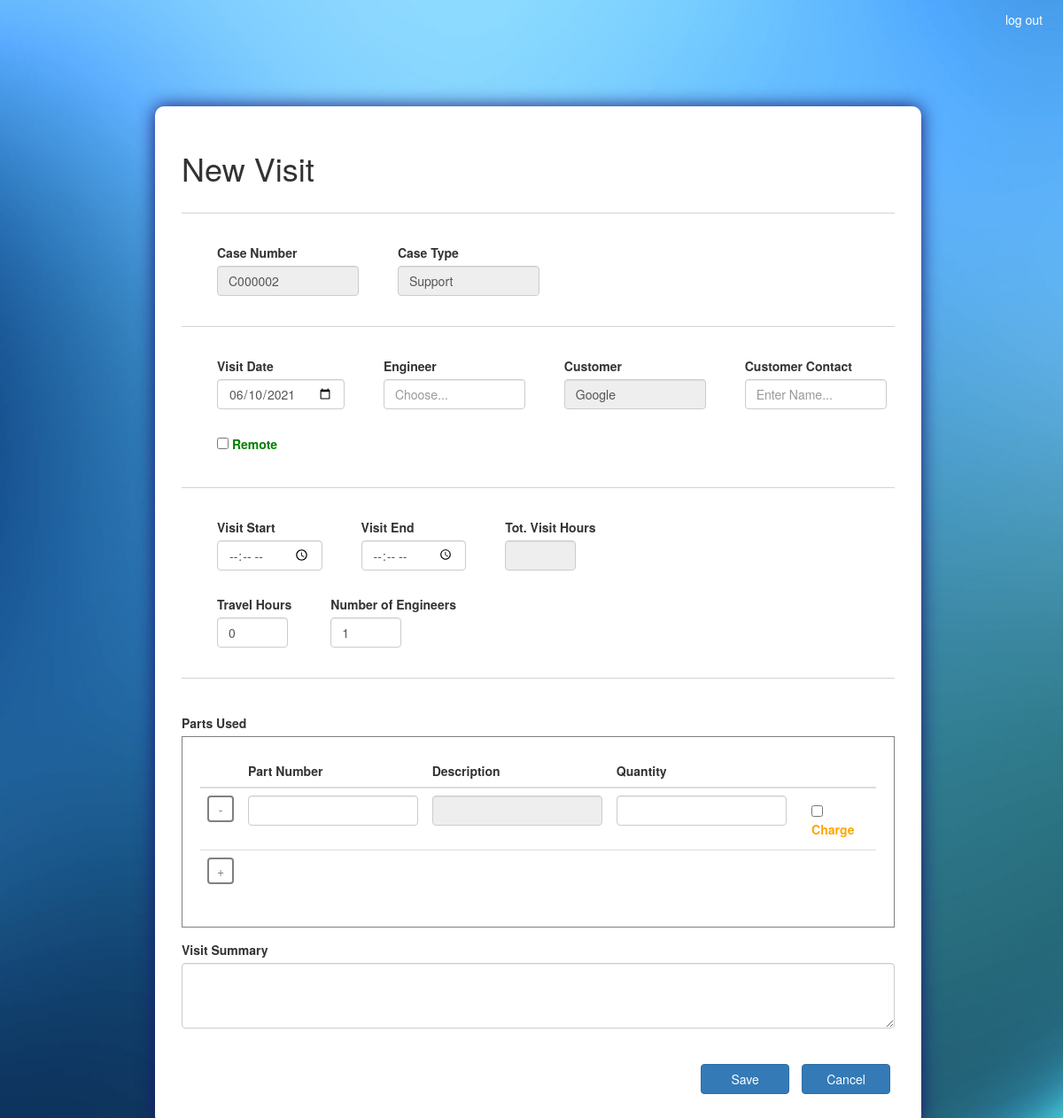
Page /new_visit/C000002/ (signed in) on the earlier database version.
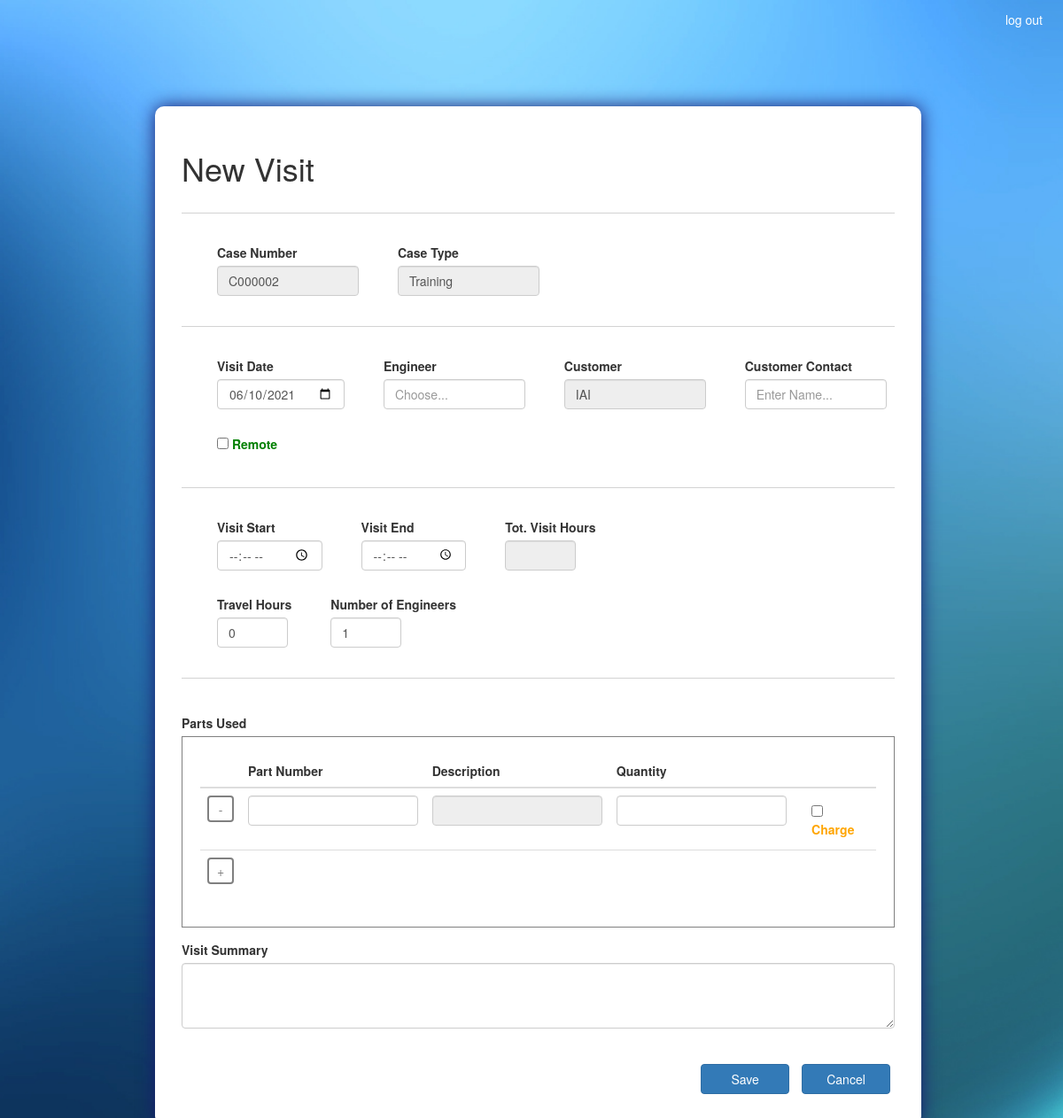
Same page on the later database version.
### ASISupport_app/models.py (models this page shows, shortened)
class Case(models.Model):
	TYPES = (
		('Support', 'Support'),
		('Training', 'Training'),
		('Maintenance', 'Maintenance'),
		('installation','Installation')
	)
	STATUSES = (
		('Open', 'Open'),
		('Resolved', 'Resolved'),
		('Closed', 'Closed'),
		('On Hold','On Hold'),
		('Cancelled','Cancelled')
	)
	case_num 				= models.CharField(max_length=100, primary_key=True)
	case_type 				= models.CharField(max_length=100, choices=TYPES)
	status 					= models.CharField(max_length=100, choices=STATUSES)
	create_date 			= models.DateTimeField(default=timezone.now)
	target_date 			= models.DateField()
	actual_date 			= models.DateField(blank=True, null=True)
	case_manager 			= models.ForeignKey(Employee, on_delete=models.CASCADE)
	machine_down 			= models.BooleanField(default=False)
	customer 				= models.ForeignKey(Customer, on_delete=models.CASCADE)
	customer_contact 		= models.CharField(max_length=100)
	case_description 		= models.TextField()
	cancellation_reason 	= models.TextField(blank=True, null=True)
	on_hold_reason 			= models.TextField(blank=True, null=True)

class Customer(models.Model):
	customer_name 			= models.CharField(max_length=100, primary_key=True)
	def __str__(self):
		return self.customer_name

### ASISupport_app/views.py (the view, shortened to what this page needs)
# urls.py: path('new_visit/<id>/', views.new_visit_view, name = 'new_visit'),
@login_required(login_url='/accounts/login/')
def new_visit_view(request, id):
	state = 'new'
	case = Case.objects.get(case_num=id)
	if request.method == 'POST' and 'cancel_btn' in request.POST:
		return redirect('ASISupport_app:view_case', id=id)
	parts = Parts.objects.all()
	parts_dict = {part.part_pn:part.part_description for part in parts}
	employees = Employee.objects.all()
	return render(request, 'ASISupport_app/visit.html', locals())

### ASISupport_app/models.py (called while the page is built)
	def __str__(self):
		return f'{self.first_name} {self.last_name} {self.employee_id}'

### templates/ASISupport_app/visit.html (shortened to what the changed rows need)
<!DOCTYPE html>
{% extends "ASISupport_app/base.html" %}
{% load static %}
{% block head_block %}
	<link rel="stylesheet" type="text/css" href="{% static 'css/visit.css' %}">
{% endblock %}
{% block body_block %}
	<section class="col-sm-1 col-sm-10 col-sm-1">
		{% if state == 'view' %}
			<form class="form-container" action="{% url 'ASISupport_app:view_visit' visit.visit_num %}" method="POST" autocomplete="off">
				{% csrf_token %}
				<div>
					<h1 class="inline_it">Visit {{ visit.visit_num }}</h1>
					<div class="action_btn">
						{% if permit_edit and not edit %}
							<button type="submit" name="edit_btn" class="btn btn-primary">Edit</button>
						{% endif %}
						<button type="submit" name="back_btn" class="btn btn-primary" formnovalidate>Back</button>
					</div>
				</div>
				{% if messages %}
				<ul class="messages">
				    {% for message in messages %}
					    {% if message.tags == 'success' %}
	                    	<div class="alert alert-success" role="alert">
						    	<li {% if message.tags %} class=" {{ message.tags }} " {% endif %}> {{ message }} </li>
							</div>
						{% elif message.tags == 'error' %}
	                    	<div class="alert alert-danger" role="alert">
						    	<li {% if message.tags %} class=" {{ message.tags }} " {% endif %}> {{ message }} </li>
							</div>
	                	{% elif message.tags == 'warning' %}
	                    	<div class="alert alert-warning" role="alert">
						    	<li {% if message.tags %} class=" {{ message.tags }} " {% endif %}> {{ message }} </li>
							</div>
						{% else %}
	                    	<div class="alert alert-info" role="alert">
						    	<li {% if message.tags %} class=" {{ message.tags }} " {% endif %}> {{ message }} </li>
							</div>
	                	{% endif %}
				    {% endfor %}
				</ul>
				{% endif %}
				<hr class="solid">
				<div>
					<div class="inline_it inline_spacing">
						<div>
							<label for="case_num">Case Number</label>
						</div>
							<input class="form-control text_bar" id="case_num" type="text" value="{{ visit.case_num }}" readonly>
					</div>
					<div class="inline_it inline_spacing">
						<div>
							<label for="case_type">Case Type</label>
						</div>
							<input class="form-control text_bar" id="case_type" type="text" value="{{ case.case_type }}" readonly>
					</div>
				</div>
				<hr class="solid">
				<div class="inline_it inline_spacing">
					<div>
						<label for="visit_date">Visit Date</label>
					</div>
					<input class="form-control datepicker" id="visit_date" type="date" value="{{ visit.visit_date|date:'Y-m-d' }}" {% if permit_visit_date %} name="visit_date" {% else %} readonly {% endif %} required>
				</div>
				<div class="inline_it inline_spacing">
					<div>
						<label for="Engineer">Engineer</label>
					</div>
					{% if not permit_engineer %}
						<input class="form-control text_bar" type="text" value="{{ visit.engineer }}" readonly>
					{% else %}
						<input class="form-control text_bar" type="text" name="engineer" list="engineer" value="{{ visit.engineer }}" onchange="listValueValidation(this)" required>
						<datalist id="engineer">
							{% for employee in employees %}
								<option value="{{ employee }}">{{ employee }}</option>
							{% endfor %}
						</datalist>
					{% endif %}
				</div>
				<div class="inline_it inline_spacing">
					<div>
						<label for="customer">Customer</label>
					</div>
						<input class="form-control text_bar" id="customer" type="text" value="{{ case.customer }}" readonly>
				</div>
				<div class="inline_it inline_spacing">
					<div>
						<label for="customer_contact">Customer Contact</label>
					</div>
						<input class="form-control text_bar" id="customer_contact" type="text" value="{{ visit.customer_contact }}" {% if permit_customer_contact %} name="customer_contact" {% else %} readonly {% endif %} required>
				</div>
				<div class="inline_it inline_spacing remote_cb">
					<input type="checkbox" id="remote" onclick="toggleTravelHours(this)" {% if visit.remote %} checked {% endif %} {% if permit_remote %} name="remote" {% else %} disabled {% endif %}>
					<label for="remote">Remote</label>
				</div>
				<hr class="solid">
				<div>
					<div class="inline_it inline_spacing">
						<div>
							<label for="visit_start">Visit Start</label>
						</div>
						<input class="form-control datepicker" id="visit_start" type="time" value="{{ visit.visit_start|time:'H:i' }}" {% if permit_visit_start %} name="visit_start" onchange="calculateTime()" {% else %} readonly {% endif %} required>
					</div>
					<div class="inline_it inline_spacing">
						<div>
							<label for="visit_end">Visit End</label>
						</div>
						<input class="form-control datepicker" id="visit_end" type="time" value="{{ visit.visit_end|time:'H:i' }}" {% if permit_visit_end %} name="visit_end" onchange="calculateTime()" {% else %} readonly {% endif %} required>
					</div>
					<div class="inline_it inline_spacing">
						<div>
							<label for="visit_hours">Tot Visit Hours</label>
						</div>
						<input class="form-control int_bar" id="visit_hours" type="text" value="{{ visit.tot_visit_hours|floatformat:2 }}" disabled>
					</div>
				</div>
				<div>
					<div class="inline_it inline_spacing">
						<div>
							<label for="travel_hours">Travel Hours</label>
						</div>
						<input class="form-control int_bar" id="travel_hours" type="text" {% if permit_travel_hours %} name="travel_hours" {% else %} readonly {% endif %} {% if visit.remote %} readonly value="0" {% else %} value="{{ visit.travel_hours|floatformat:2 }}" {% endif %} oninput="IntValidation(this)" required>
					</div>
					<div class="inline_it inline_spacing">
						<div>
							<label for="num_of_engineers">Number of Engineers</label>
						</div>
						<input class="form-control int_bar" id="num_of_engineers" type="text" value="{{ visit.num_of_engineers }}" oninput="PositiveIntValidation(this)" {% if permit_num_of_engineers %} name="num_of_engineers" {% else %} readonly {% endif %} required>
					</div>
				</div>
				<hr class="solid">
				<div class="spacing">
					<label>Parts Used</label>
					<div class="parts_lst">
						<table class="table table-hover" id="parts_used_tbl">
							<thead>
								<tr>
									<th scope="col"></th>
									<th scope="col">Part Number</th>
						    		<th scope="col">Description</th>
						    		<th scope="col">Quantity</th>
						    		<th scope="col"></th>
						    	</tr>
							</thead>
							{% if not permit_parts_delete and not permit_parts_add %}
								<tbody>
									{% for visit_part, description in part_description_dict.items %}
											<tr>
												<td></td>
												<td>{{ visit_part.part_pn }}</td>
												<td>{{ description }}</td>
												<td>{{ visit_part.qty }}</td>
												<td>
													<div class="form-check charge_cb">
														<input type="checkbox" id="charge" {% if visit_part.charge %} checked {% endif %} readonly>
														<label for="charge">Charge</label>
													</div>
												</td>
											</tr>
									{% endfor %}
								</tbody>
							{% else %}
								<tbody>
									{% for visit_part, description in part_description_dict.items %}
										<tr>
											<td>
												<button onclick="deleteRow(this,'parts_used_tbl')" type="button" name="remove_btn" class="btn btn-primary add_or_del_btn">-</button>
											</td>
											<td>
												<input class="form-control" type="text" name="part_num" oninput="completeDesc(this,{{ parts_dict }})" value="{{ visit_part.part_pn }}">
											</td>
											<td>
												<input class="form-control" type="text" name="part_description" value="{{ description }}" readonly>
											</td>
											<td>
												<input class="form-control" type="text" name="qty" value="{{ visit_part.qty }}" oninput="positiveQTYValidation(this)">
											</td>
											<td>
												<div class="form-check charge_cb">
													{% if visit_part.charge %}
														<input type="checkbox" name="charge" onclick="toggleHiddenInput(this)" value="1" checked>
													{% else %}
														<input type="hidden" name="charge" value="0">
														<input type="checkbox" name="charge" onclick="toggleHiddenInput(this)" value="1">
													{% endif %}
													<label for="charge">Charge</label>
												</div>
											</td>
										</tr>
									{% endfor %}
									<tr>
										<td>
											<button onclick="addRow('parts_used_tbl', {{ parts_dict }})" type="button" name="add_btn" class="btn btn-primary add_or_del_btn">+</button>
										</td>
										<td></td>
										<td></td>
										<td></td>
										<td></td>
									</tr>
								</tbody>
							{% endif %}
						</table>
					</div>
				</div>
				<div class="form-group description_bar">
					<label for="visit_summary">Visit Summary</label>
					<textarea class="form-control" id="visit_summary" rows="3" {% if permit_visit_summary %} name="visit_summary" {% else %} readonly {% endif %} required>{{ visit.visit_summary }}</textarea>
				</div>
				{% if edit %}
					<div class="action_btn">
						<button type="submit" name="save_btn" class="btn btn-primary">Save</button>
					</div>
				{% endif %}
			</form>
		{% else %}
			<form class="form-container" action="{% url 'ASISupport_app:new_visit' case.case_num %}" method="POST"  autocomplete="off">
				<div>
					<h1 class="inline_it">New Visit</h1>
				</div>
				<hr class="solid">
				<div>
					<div class="inline_it inline_spacing">
						<div>
							<label for="case_num">Case Number</label>
						</div>
							<input class="form-control text_bar" name="case_num" type="text" value="{{ case.case_num }}" readonly>
					</div>
					<div class="inline_it inline_spacing">
						<div>
							<label for="case_type">Case Type</label>
						</div>
							<input class="form-control text_bar" name="case_type" type="text" value="{{ case.case_type }}" readonly>
					</div>
				</div>
				<hr class="solid">
				<div class="inline_it inline_spacing">
					<div>
						<label for="visit_date">Visit Date</label>
					</div>
					<input class="form-control datepicker" name="visit_date" type="date" id="visit_date" required>
				</div>
				<div class="inline_it inline_spacing">
					<div>
						<label for="engineer">Engineer</label>
					</div>
					<input class="form-control text_bar" type="text" name="engineer" list="engineer" placeholder="Choose..." onchange="listValueValidation(this)" required>
				</div>
				<div class="inline_it inline_spacing">
					<div>
						<label for="customer">Customer</label>
					</div>
						<input class="form-control text_bar" name="customer" type="text" value="{{ case.customer }}" readonly>
				</div>
				<div class="inline_it inline_spacing">
					<div>
						<label for="customer_contact">Customer Contact</label>
					</div>
						<input class="form-control text_bar" name="customer_contact" type="text" placeholder="Enter Name..." required>
				</div>
				<div class="inline_it inline_spacing remote_cb">
					<input type="checkbox" name="remote" onclick="toggleTravelHours(this)">
					<label for="remote">Remote</label>
				</div>
				<hr class="solid">
				<div>
					<div class="inline_it inline_spacing">
						<div>
							<label for="visit_start">Visit Start</label>
						</div>
						<input class="form-control datepicker" name="visit_start" id="visit_start" type="time" onchange="calculateTime()" required>
					</div>
					<div class="inline_it inline_spacing">
						<div>
							<label for="visit_end">Visit End</label>
						</div>
						<input class="form-control datepicker" name="visit_end" id="visit_end" type="time" onchange="calculateTime()" required>
					</div>
					<div class="inline_it inline_spacing">
						<div>
							<label for="visit_hours">Tot. Visit Hours</label>
						</div>
						<input class="form-control int_bar" name="visit_hours" id="visit_hours" type="text" disabled>
					</div>
				</div>
				<div>
					<div class="inline_it inline_spacing">
						<div>
							<label for="travel_hours">Travel Hours</label>
						</div>
						<input class="form-control int_bar" name="travel_hours" id="travel_hours" type="text" oninput="IntValidation(this)" required>
					</div>
					<div class="inline_it inline_spacing">
						<div>
							<label for="num_of_engineers">Number of Engineers</label>
						</div>
						<input class="form-control int_bar" name="num_of_engineers" id="num_of_engineers" type="text" oninput="PositiveIntValidation(this)" required>
					</div>
				</div>
				<hr class="solid">
				<div class="spacing">
					<label>Parts Used</label>
					<div class="parts_lst">
						<table class="table table-hover" id="parts_used_tbl">
							<thead>
								<tr>
									<th scope="col"></th>
									<th scope="col">Part Number</th>
						    		<th scope="col">Description</th>
						    		<th scope="col">Quantity</th>
						    		<th scope="col"></th>
						    	</tr>
							</thead>
							<tbody>
								<tr>
									<td>
										<button onclick="deleteRow(this,'parts_used_tbl')"  type="button" name="remove_btn" class="btn btn-primary add_or_del_btn">-</button>
									</td>
									<td>
										<input class="form-control" type="text" name="part_num" oninput="completeDesc(this,{{ parts_dict }})">
									</td>
									<td>
										<input class="form-control" type="text" name="part_description" readonly>
									</td>
									<td>
										<input class="form-control" type="text" name="qty" oninput="positiveQTYValidation(this)">
									</td>
									<td>
										<div class="form-check charge_cb">
											<input type="checkbox" name="charge" onclick="toggleHiddenInput(this)" value="1">
											<label for="charge">Charge</label>
										</div>
									</td>
								</tr>
								<tr>
									<td>
										<button onclick="addRow('parts_used_tbl', {{ parts_dict }})" type="button" name="add_btn" class="btn btn-primary add_or_del_btn">+</button>
									</td>
									<td></td>
									<td></td>
									<td></td>
									<td></td>
								</tr>
							</tbody>
						</table>
					</div>
				</div>
				<div class="form-group description_bar">
					<label for="visit_summary">Visit Summary</label>
					<textarea class="form-control" name="visit_summary" rows="3" required></textarea>
				</div>
				<div class="action_btn">
					<button type="submit" name="save_btn" class="btn btn-primary">Save</button>
					<button type="submit" name="cancel_btn" class="btn btn-primary" formnovalidate>Cancel</button>
				</div>
			</form>
		{% endif %}
	</section>
{% endblock %}

Differences in the rows shown:
changed Case "C000002": case_type "Support" → "Training"; customer "Google" → "IAI"
